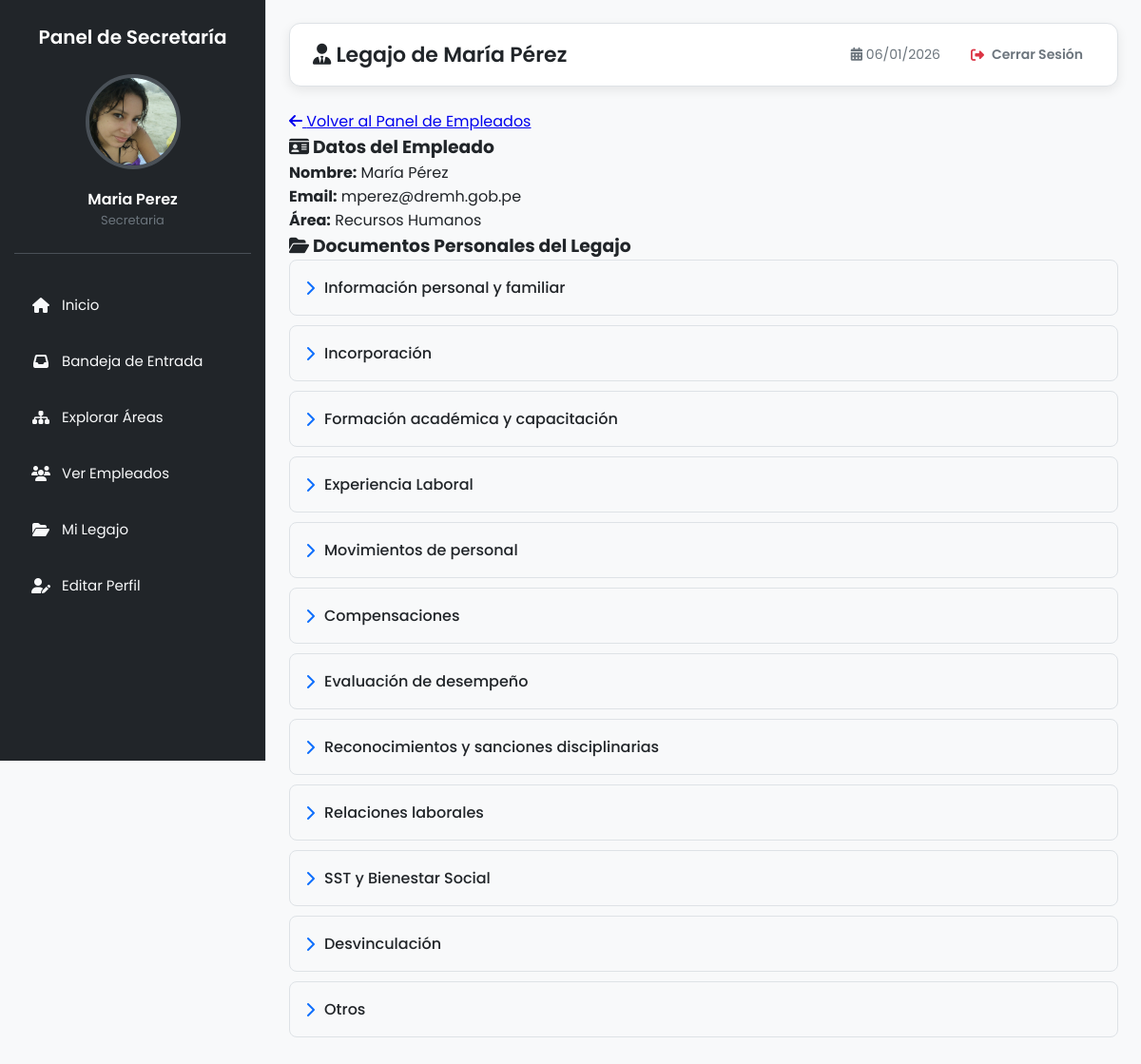
Page /secretaria/ver_empleado.php?id=2 (signed in) on the committed database.
### tables this page shows
CREATE TABLE `usuarios` (
  `id` int NOT NULL AUTO_INCREMENT,
  `nombre` varchar(150) NOT NULL,
  `email` varchar(150) NOT NULL,
  `password_hash` varchar(255) NOT NULL,
  `id_area` int DEFAULT NULL,
  `rol` enum('admin','rrhh','jefe_area','empleado','secretaria') DEFAULT 'empleado',
  `activo` tinyint(1) DEFAULT '1',
  `creado_en` datetime DEFAULT CURRENT_TIMESTAMP,
  `foto` varchar(255) DEFAULT 'uploads/usuarios/default.png',
  `reset_token` varchar(64) DEFAULT NULL,
  `reset_token_expires_at` datetime DEFAULT NULL,
  PRIMARY KEY (`id`),
  UNIQUE KEY `email` (`email`),
  KEY `id_area` (`id_area`),
  CONSTRAINT `usuarios_ibfk_1` FOREIGN KEY (`id_area`) REFERENCES `areas` (`id`)
);

CREATE TABLE `areas` (
  `id` int NOT NULL AUTO_INCREMENT,
  `nombre` varchar(100) NOT NULL,
  `descripcion` text,
  `creado_en` datetime DEFAULT CURRENT_TIMESTAMP,
  PRIMARY KEY (`id`)
);

CREATE TABLE `secciones_legajo` (
  `id` int NOT NULL AUTO_INCREMENT,
  `nombre` varchar(255) NOT NULL,
  `descripcion` text,
  PRIMARY KEY (`id`)
);

### secretaria/ver_empleado.php (the view, shortened to what this page needs)
<?php
require '../php/db.php';
$empleado_id = isset($_GET['id']) ? (int)$_GET['id'] : 0;
try {
    $stmt_emp = $pdo->prepare("SELECT u.id, u.nombre, u.email, u.rol, a.nombre AS area FROM usuarios u LEFT JOIN areas a ON u.id_area = a.id WHERE u.id = ?");
    $stmt_emp->execute([$empleado_id]);
    $empleado = $stmt_emp->fetch(PDO::FETCH_ASSOC);
    $secciones = $pdo->query("SELECT id, nombre FROM secciones_legajo ORDER BY id ASC")->fetchAll(PDO::FETCH_ASSOC);
} catch (PDOException $e) {
    die("Error en la consulta: " . $e->getMessage());
}
require_once '../includes/header_secretaria.php';
require_once '../includes/sidebar_secretaria.php';
?>
<div class="main">
    <header class="topbar">
      <h1><i class="fas fa-user-tie"></i> Legajo de <?= htmlspecialchars($empleado['nombre']) ?></h1>
       <div class="top-actions">
          <span><i class="fas fa-calendar-alt"></i> <?= date("d/m/Y") ?></span>
          <a href="../php/logout.php" class="topbar-logout-btn">
              <i class="fas fa-sign-out-alt"></i> Cerrar Sesión
          </a>
      </div>
    </header>
    <main class="content">
        <a href="empleados_panel.php" class="btn-back" style="margin-bottom: 20px;">
            <i class="fas fa-arrow-left"></i> Volver al Panel de Empleados
        </a>
        <div class="card">
            <h3><i class="fas fa-id-card"></i> Datos del Empleado</h3>
            <p style="text-align:left;"><strong>Nombre:</strong> <?= htmlspecialchars($empleado['nombre']); ?></p>
            <p style="text-align:left;"><strong>Email:</strong> <?= htmlspecialchars($empleado['email']); ?></p>
            <p style="text-align:left;"><strong>Área:</strong> <?= htmlspecialchars($empleado['area'] ?? 'No asignada'); ?></p>
        </div>
        <div class="card">
            <h3><i class="fas fa-folder-open"></i> Documentos Personales del Legajo</h3>
            <div class="seccion-list-wrapper">
            <?php if ($secciones): ?>
                <?php foreach ($secciones as $sec): ?>
                    <a class="seccion-link" href="ver_seccion_legajo.php?id=<?= $empleado_id; ?>&seccion=<?= $sec['id']; ?>">
                        <i class="fas fa-chevron-right"></i> <?= htmlspecialchars($sec['nombre']); ?>
                    </a>
                <?php endforeach; ?>
            <?php else: ?>
                <p>No hay secciones de legajo configuradas en el sistema.</p>
            <?php endif; ?>
            </div>
        </div>
        </main>
</div>
<?php require_once '../includes/footer.php'; ?>

### style/global.css (style rules this page uses)
:root { --color-primario: #0d6efd; --color-primario-hover: #0b5ed7; --color-secundario: #6c757d; --color-exito: #198754; --color-peligro: #dc3545; --color-advertencia: #ffc107; --color-info: #0dcaf0; --color-fondo-cuerpo: #f8f9fa; --color-fondo-sidebar: #212529; --color-texto-sidebar: #f8f9fa; --color-fondo-tarjeta: #ffffff; --color-texto-principal: #212529; --color-texto-secundario: #6c757d; --color-borde: #dee2e6; --sombra-tarjeta: 0 4px 12px rgba(0, 0, 0, 0.08); }
* { margin: 0; padding: 0; box-sizing: border-box; font-family: 'Poppins', sans-serif; }
body { display: flex; background: var(--color-fondo-cuerpo); color: var(--color-texto-principal); min-height: 100vh; }
.main { flex: 1; padding: 24px; margin-left: 280px; transition: margin-left 0.3s ease; }
.topbar { display: flex; justify-content: space-between; align-items: center; background: var(--color-fondo-tarjeta); padding: 16px 24px; border-radius: 12px; margin-bottom: 24px; box-shadow: var(--sombra-tarjeta); border: 1px solid var(--color-borde); }
.topbar h1 { font-size: 22px; color: var(--color-texto-principal); font-weight: 600; margin: 0; }
.topbar .top-actions { display: flex; align-items: center; gap: 20px; font-size: 14px; color: var(--color-texto-secundario); }
.topbar-logout-btn { text-decoration: none; color: var(--color-secundario); font-weight: 600; font-size: 14px; display: flex; align-items: center; gap: 8px; padding: 6px 12px; border-radius: 8px; transition: all 0.2s ease; }
.topbar-logout-btn i { color: var(--color-peligro); }

### secretaria/ver_empleado.php (style rules this page uses)
.seccion-link { display: flex; align-items: center; gap: 10px; padding: 16px; background-color: #f8f9fa; border: 1px solid var(--color-borde); margin-bottom: 10px; text-decoration: none; color: var(--color-texto-principal); border-radius: 8px; transition: all 0.2s ease; font-weight: 500; }
.seccion-link i { color: var(--color-primario); }

### rows in the picture
usuarios: nombre "María Pérez", email "mperez@dremh.gob.pe", id_area.nombre "Recursos Humanos"
secciones_legajo: nombre "Información personal y familiar"
secciones_legajo: nombre "Incorporación"
secciones_legajo: nombre "Formación académica y capacitación"
secciones_legajo: nombre "Experiencia Laboral"
secciones_legajo: nombre "Movimientos de personal"
secciones_legajo: nombre "Compensaciones"
secciones_legajo: nombre "Evaluación de desempeño"
secciones_legajo: nombre "Reconocimientos y sanciones disciplinarias"
secciones_legajo: nombre "Relaciones laborales"
secciones_legajo: nombre "SST y Bienestar Social"
secciones_legajo: nombre "Desvinculación"
secciones_legajo: nombre "Otros"

### other values in the picture
$_SESSION['nombre'] "Maria Perez"
$_SESSION['rol'] "Secretaria"
